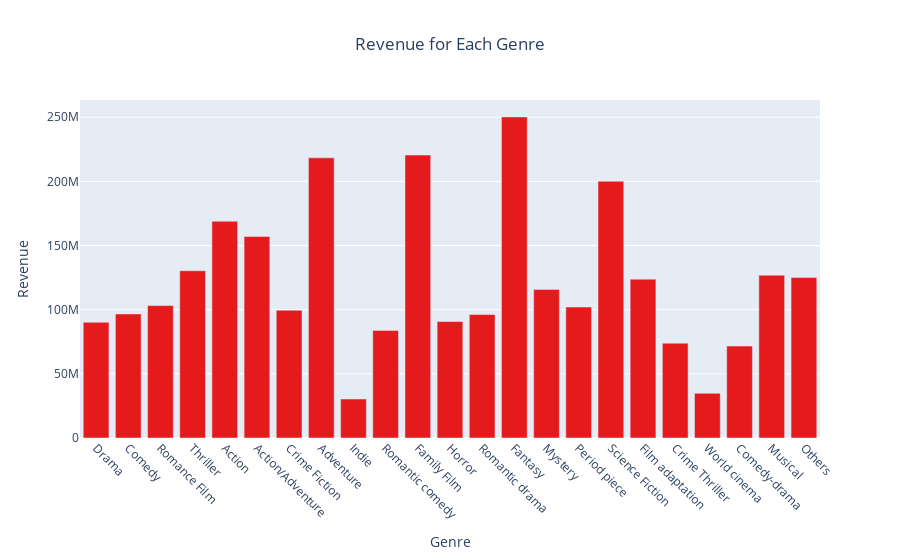

The code cell stored with this chart in its notebook:
### Code cell
# Sample data (replace this with your actual data)
movie_genres_categories = pd.read_csv("../clean_Data/movie_genres_categories.csv")

# Set Seaborn style with a white background
sns.set_style("whitegrid")


# Convert the Seaborn plot to a Plotly Express plot
fig = px.bar(movie_genres_categories, x='Genres', y='mean', title='Revenue for Each Genre',
             labels={'mean': 'Revenue'}, color_discrete_sequence=px.colors.qualitative.Set1)

# Customize the layout
fig.update_layout(xaxis_title='Genre', yaxis_title='Revenue', title_x=0.5)

# Rotate x-axis labels
fig.update_xaxes(tickangle=45, tickmode='array')

# Save the plot as an HTML file (for interactive features)
fig.write_html('assets/plots/genre_revenue.html')

# Save the plot as an image file (e.g., PNG)
fig.write_image('assets/plots/genre_revenue.png', engine='kaleido')
fig.show()

### Figure 1 — Plotly figure (JSON) as saved in the notebook; plotly's stock layout.template omitted (floating-point values rounded to 4 significant figures)
{"data": [{"alignmentgroup": "True", "hovertemplate": "Genres=%{x}<br>Revenue=%{y}<extra></extra>", "legendgroup": "", "marker": {"color": "rgb(228,26,28)", "pattern": {"shape": ""}}, "name": "", "offsetgroup": "", "orientation": "v", "showlegend": false, "textposition": "auto", "type": "bar", "x": ["Drama", "Comedy", "Romance Film", "Thriller", "Action", "Action/Adventure", "Crime Fiction", "Adventure", "Indie", "Romantic comedy", "Family Film", "Horror", "Romantic drama", "Fantasy", "Mystery", "Period piece", "Science Fiction", "Film adaptation", "Crime Thriller", "World cinema", "Comedy-drama", "Musical", "Others"], "xaxis": "x", "y": [90170000.0, 96680000.0, 103200000.0, 130300000.0, 168900000.0, 157100000.0, 99560000.0, 218300000.0, 30390000.0, 83860000.0, 220500000.0, 90760000.0, 96180000.0, 250200000.0, 115800000.0, 102100000.0, 200100000.0, 123800000.0, 73890000.0, 34840000.0, 71610000.0, 126900000.0, 125000000.0], "yaxis": "y"}], "layout": {"barmode": "relative", "legend": {"tracegroupgap": 0}, "title": {"text": "Revenue for Each Genre", "x": 0.5}, "xaxis": {"anchor": "y", "domain": [0, 1], "tickangle": 45, "tickmode": "array", "title": {"text": "Genre"}}, "yaxis": {"anchor": "x", "domain": [0, 1], "title": {"text": "Revenue"}}}}
